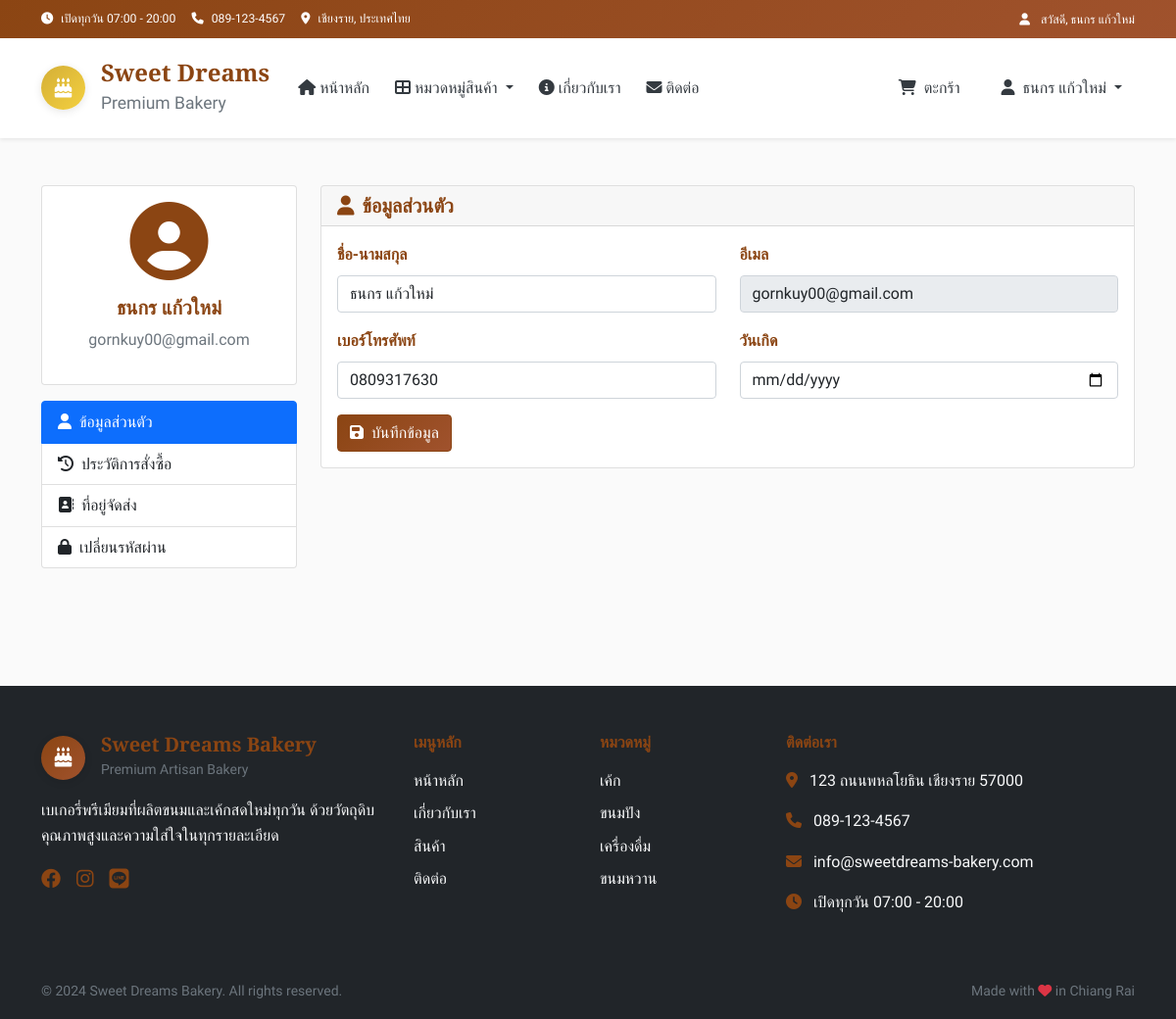
/profile (signed in), run on the app's committed database.
### tables this page shows
CREATE TABLE "users" (
	"id"	INTEGER,
	"username"	TEXT NOT NULL UNIQUE,
	"email"	TEXT NOT NULL UNIQUE,
	"password"	TEXT NOT NULL,
	"full_name"	TEXT,
	"phone"	TEXT,
	"address"	TEXT,
	"role"	TEXT DEFAULT 'customer',
	"birthday"	TEXT,
	"created_at"	TIMESTAMP DEFAULT CURRENT_TIMESTAMP,
	PRIMARY KEY("id" AUTOINCREMENT)
);

CREATE TABLE categories (
        id INTEGER PRIMARY KEY AUTOINCREMENT,
        name TEXT UNIQUE NOT NULL,
        name_en TEXT,
        icon TEXT,
        description TEXT,
        display_order INTEGER DEFAULT 0
    );

### app.py (the view)
@app.route('/profile')
def profile():
    if not session.get('user_id'):
        flash('กรุณาเข้าสู่ระบบก่อน')
        return redirect(url_for('login'))
    conn = get_db_connection()
    user = conn.execute(
        "SELECT * FROM users WHERE id = ?", (session.get('user_id'),)
    ).fetchone()
    orders = conn.execute("""
        SELECT * FROM orders
        WHERE user_id = ?
        ORDER BY created_at DESC
    """, (session.get('user_id'),)).fetchall()
    conn.close()
    return render_template('profile.html', user=user, orders=orders)

### templates/profile.html (shortened to what this page needs)
{% extends "layout.html" %}
{% block content %}
<div class="container py-5">
    <div class="row">
        <div class="col-md-3 mb-4">
            <div class="card">
                <div class="card-body text-center">
                    <div class="mb-3">
                        <i class="fas fa-user-circle fa-5x text-primary"></i>
                    </div>
                    <h5>{{ user.full_name or user.username }}</h5>
                    <p class="text-muted">{{ user.email }}</p>
                </div>
            </div>
            <div class="list-group mt-3">
                <a href="{{ url_for('profile') }}" class="list-group-item list-group-item-action active" data-tab="profile-info">
                    <i class="fas fa-user me-2"></i>ข้อมูลส่วนตัว
                </a>
                <a href="{{ url_for('order_history') }}" class="list-group-item list-group-item-action" data-tab="order-history">
                    <i class="fas fa-history me-2"></i>ประวัติการสั่งซื้อ
                </a>
                <a href="{{ url_for('address_book') }}" class="list-group-item list-group-item-action" data-tab="address-book">
                    <i class="fas fa-address-book me-2"></i>ที่อยู่จัดส่ง
                </a>
                <a href="{{ url_for('change_password') }}" class="list-group-item list-group-item-action" data-tab="change-password">
                    <i class="fas fa-lock me-2"></i>เปลี่ยนรหัสผ่าน
                </a>
            </div>
        </div>
        <div class="col-md-9">
            <div class="tab-content active" id="profile-info">
                <div class="card">
                    <div class="card-header">
                        <h5 class="mb-0">
                            <i class="fas fa-user text-primary me-2"></i>ข้อมูลส่วนตัว
                        </h5>
                    </div>
                    <div class="card-body">
                        <form method="POST" action="/update_profile">
                            <div class="row">
                                <div class="col-md-6 mb-3">
                                    <label class="form-label">ชื่อ-นามสกุล</label>
                                    <input type="text" class="form-control" name="full_name"
                                           value="{{ user.full_name or '' }}">
                                </div>
                                <div class="col-md-6 mb-3">
                                    <label class="form-label">อีเมล</label>
                                    <input type="email" class="form-control" name="email"
                                           value="{{ user.email }}" readonly>
                                </div>
                            </div>
                            <div class="row">
                                <div class="col-md-6 mb-3">
                                    <label class="form-label">เบอร์โทรศัพท์</label>
                                    <input type="tel" class="form-control" name="phone"
                                           value="{{ user.phone or '' }}">
                                </div>
                                <div class="col-md-6 mb-3">
                                    <label class="form-label">วันเกิด</label>
                                    <input type="date" class="form-control" name="birthday"
                                    value="{{ user.birthday or '' }}">
                                </div>
                            </div>
                            <button type="submit" class="btn btn-primary">
                                <i class="fas fa-save me-2"></i>บันทึกข้อมูล
                            </button>
                        </form>
                    </div>
                </div>
            </div>
        </div>
    </div>
</div>
{% endblock %}

### templates/layout.html (shortened to what this page needs)
<!DOCTYPE html>
<html lang="th" data-bs-theme="light">
<head>
    <link href="https://cdn.jsdelivr.net/npm/bootstrap@5.0.2/dist/css/bootstrap.min.css" rel="stylesheet">
    <link rel="stylesheet" href="https://cdnjs.cloudflare.com/ajax/libs/font-awesome/6.4.0/css/all.min.css">
    <link rel="stylesheet" href="{{ url_for('static', filename='css/main.css') }}">
</head>
<body>
    <header>
        <div class="top-bar bg-primary text-white py-2">
            <div class="container">
                <div class="row align-items-center">
                    <div class="col-md-8">
                        <small class="d-flex align-items-center flex-wrap gap-3">
                            <span><i class="fas fa-clock me-2"></i>เปิดทุกวัน 07:00 - 20:00</span>
                            <span><i class="fas fa-phone me-2"></i>089-123-4567</span>
                            <span><i class="fas fa-map-marker-alt me-2"></i>เชียงราย, ประเทศไทย</span>
                        </small>
                    </div>
                    <div class="col-md-4 text-end">
                        {% if session.get('user_id') %}
                            <small>
                                <i class="fas fa-user me-2"></i>
                                สวัสดี, {{ session.get('full_name') or session.get('username') }}
                            </small>
                        {% endif %}
                    </div>
                </div>
            </div>
        </div>
    </header>
    <nav class="navbar navbar-expand-lg navbar-light bg-white shadow-sm sticky-top" aria-label="Main navigation">
        <div class="container">
            <a class="navbar-brand d-flex align-items-center" href="{{ url_for('index') }}">
                <div class="logo-container me-3">
                    <div class="logo-circle">
                        <i class="fas fa-birthday-cake" aria-hidden="true"></i>
                    </div>
                </div>
                <div class="brand-info d-none d-md-block">
                    <h4 class="mb-0 brand-name">Sweet Dreams</h4>
                    <small class="text-muted">Premium Bakery</small>
                </div>
            </a>
            <div class="collapse navbar-collapse" id="navbarNav">
                <ul class="navbar-nav me-auto mb-2 mb-lg-0">
                    <li class="nav-item">
                        <a class="nav-link fw-500 {% if request.endpoint == 'index' %}active{% endif %}" href="{{ url_for('index') }}">
                            <i class="fas fa-home me-1"></i>หน้าหลัก
                        </a>
                    </li>
                    <li class="nav-item dropdown">
                        <a class="nav-link dropdown-toggle fw-500" href="#" role="button" data-bs-toggle="dropdown" aria-expanded="false">
                            <i class="fas fa-th-large me-1"></i>หมวดหมู่สินค้า
                        </a>
                    </li>
                    <li class="nav-item">
                        <a class="nav-link fw-500" href="{{ url_for('index') }}#about">
                            <i class="fas fa-info-circle me-1"></i>เกี่ยวกับเรา
                        </a>
                    </li>
                    <li class="nav-item">
                        <a class="nav-link fw-500" href="{{ url_for('index') }}#contact">
                            <i class="fas fa-envelope me-1"></i>ติดต่อ
                        </a>
                    </li>
                </ul>
                <ul class="navbar-nav ms-auto">
                    <li class="nav-item me-3">
                        <a class="nav-link position-relative fw-500 cart-link" href="{{ url_for('cart') }}">
                            <i class="fas fa-shopping-cart me-1"></i>
                            <span class="d-none d-lg-inline">ตะกร้า</span>
                        </a>
                    </li>
                    {% if session.get('user_id') %}
                        <li class="nav-item dropdown">
                            <a class="nav-link dropdown-toggle fw-500" href="#" role="button" data-bs-toggle="dropdown" aria-expanded="false">
                                <i class="fas fa-user me-1"></i>
                                <span class="d-none d-lg-inline">{{ session.get('full_name') or session.get('username') }}</span>
                            </a>
                        </li>
                    {% endif %}
                </ul>
            </div>
        </div>
    </nav>
    <main>
        {% block content %}{% endblock %}
    </main>
    <footer class="bg-dark text-white mt-5">
        <div class="container py-5">
            <div class="row gy-4">
                <div class="col-lg-4">
                    <div class="d-flex align-items-center mb-3">
                        <div class="logo-circle bg-primary me-3">
                            <i class="fas fa-birthday-cake text-white" aria-hidden="true"></i>
                        </div>
                        <div>
                            <h5 class="mb-0 text-primary">Sweet Dreams Bakery</h5>
                            <small class="text-muted">Premium Artisan Bakery</small>
                        </div>
                    </div>
                    <p class="text-light">
                        เบเกอรี่พรีเมียมที่ผลิตขนมและเค้กสดใหม่ทุกวัน
                        ด้วยวัตถุดิบคุณภาพสูงและความใส่ใจในทุกรายละเอียด
                    </p>
                    <div class="d-flex gap-3">
                        <a href="#" class="text-primary fs-5" aria-label="Facebook"><i class="fab fa-facebook"></i></a>
                        <a href="#" class="text-primary fs-5" aria-label="Instagram"><i class="fab fa-instagram"></i></a>
                        <a href="#" class="text-primary fs-5" aria-label="Line"><i class="fab fa-line"></i></a>
                    </div>
                </div>
                <div class="col-lg-2 col-md-6">
                    <h6 class="text-primary mb-3">เมนูหลัก</h6>
                    <ul class="list-unstyled">
                        <li class="mb-2"><a href="{{ url_for('index') }}" class="text-light text-decoration-none">หน้าหลัก</a></li>
                        <li class="mb-2"><a href="{{ url_for('index') }}#about" class="text-light text-decoration-none">เกี่ยวกับเรา</a></li>
                        <li class="mb-2"><a href="{{ url_for('index') }}#products" class="text-light text-decoration-none">สินค้า</a></li>
                        <li class="mb-2"><a href="{{ url_for('index') }}#contact" class="text-light text-decoration-none">ติดต่อ</a></li>
                    </ul>
                </div>
                <div class="col-lg-2 col-md-6">
                    <h6 class="text-primary mb-3">หมวดหมู่</h6>
                    <ul class="list-unstyled">
                        {% if categories %}
                            {% for category in categories[:4] %}
                            <li class="mb-2">
                                <a href="{{ url_for('category_by_id', category_id=category.id) }}" class="text-light text-decoration-none">
                                    {{ category.name }}
                                </a>
                            </li>
                            {% endfor %}
                        {% endif %}
                    </ul>
                </div>
                <div class="col-lg-4">
                    <h6 class="text-primary mb-3">ติดต่อเรา</h6>
                    <div class="mb-3">
                        <i class="fas fa-map-marker-alt text-primary me-2"></i>
                        <span class="text-light">123 ถนนพหลโยธิน เชียงราย 57000</span>
                    </div>
                    <div class="mb-3">
                        <i class="fas fa-phone text-primary me-2"></i>
                        <span class="text-light">089-123-4567</span>
                    </div>
                    <div class="mb-3">
                        <i class="fas fa-envelope text-primary me-2"></i>
                        <span class="text-light">info@sweetdreams-bakery.com</span>
                    </div>
                    <div>
                        <i class="fas fa-clock text-primary me-2"></i>
                        <span class="text-light">เปิดทุกวัน 07:00 - 20:00</span>
                    </div>
                </div>
            </div>
        </div>
        <div class="bg-black py-3">
            <div class="container">
                <div class="row align-items-center">
                    <div class="col-md-6">
                        <small class="text-muted">
                            © 2024 Sweet Dreams Bakery. All rights reserved.
                        </small>
                    </div>
                    <div class="col-md-6 text-md-end">
                        <small class="text-muted">
                            Made with <i class="fas fa-heart text-danger"></i> in Chiang Rai
                        </small>
                    </div>
                </div>
            </div>
        </div>
    </footer>
    <div class="toast-container position-fixed bottom-0 end-0 p-3" style="z-index: 1055;">
    </div>
</body>
</html>

### data on the page
users: full_name "ธนกร แก้วใหม่", email "gornkuy00@gmail.com", phone "0809317630"
categories: name "เค้ก"
categories: name "ขนมปัง"
categories: name "เครื่องดื่ม"
categories: name "ขนมหวาน"

### other printed values
{{ session.get('full_name') or session.get('username') }} "ธนกร แก้วใหม่"
